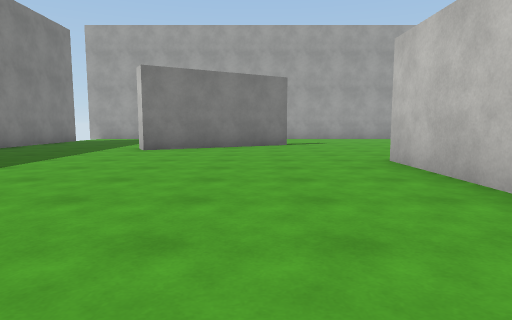
View 1 (above)

19 first-person views from a walk through a Unity game level. The camera is 1.2 m above the floor, tilts 6° down and sees 75° across. The floor is counted in squares, 2 m on a side. Each view is taken from the middle of a square. On the plan, view 1 faces up. The plan holds only what a view shows up to about 10 squares ahead; the rest is blank. The place goes on beyond the plan. The player is left out. Surface patterns are stand-ins for the level's own textures.

View 2
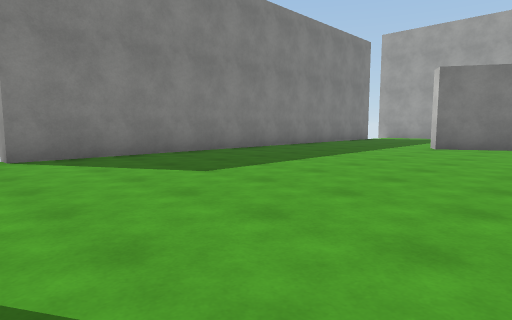

View 3
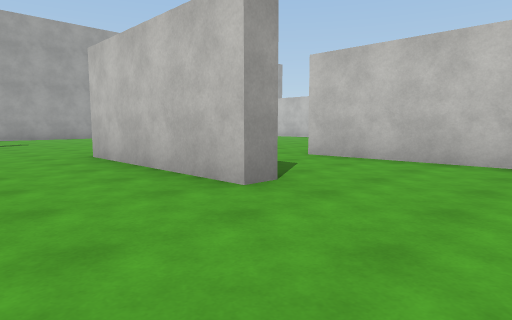

View 4
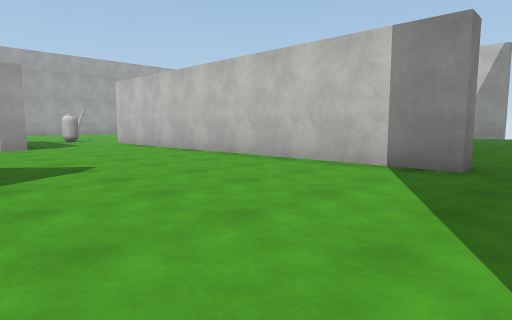

View 5
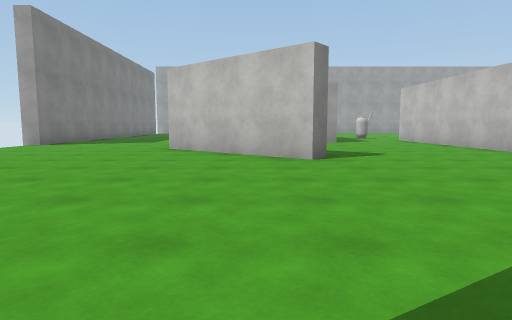

View 6
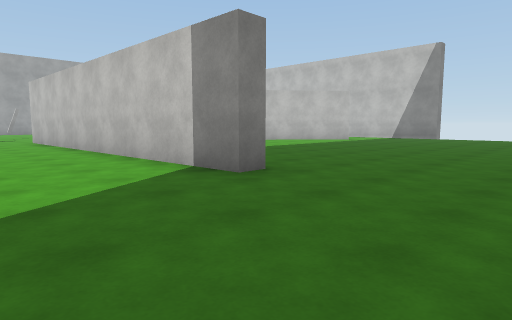

View 7
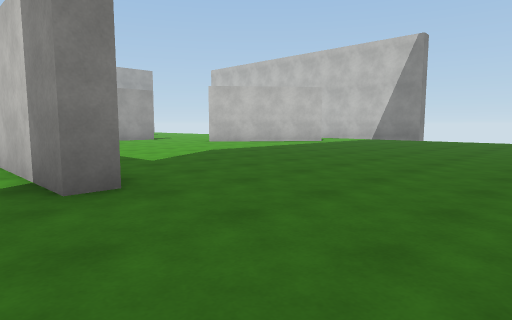

View 8
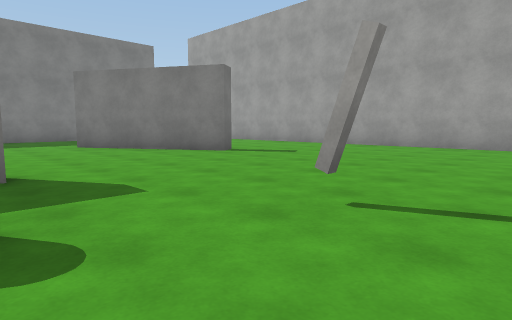

View 9
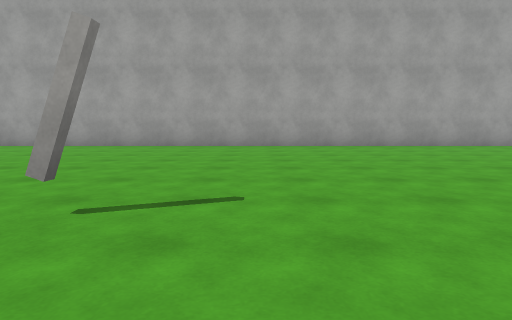

View 10
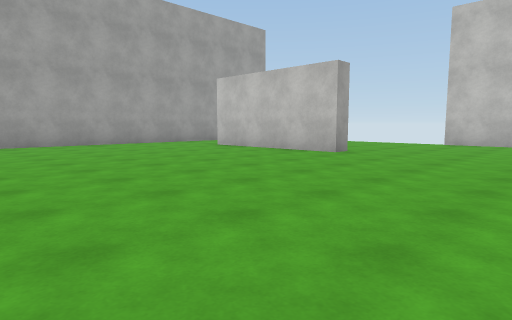

View 11
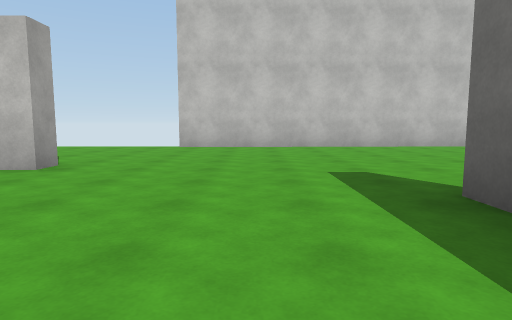

View 12
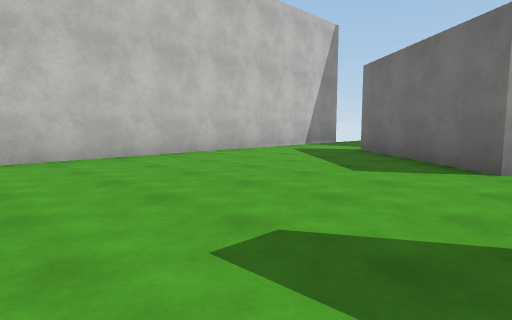

View 13
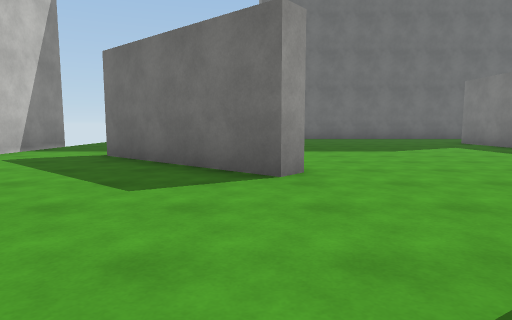

View 14
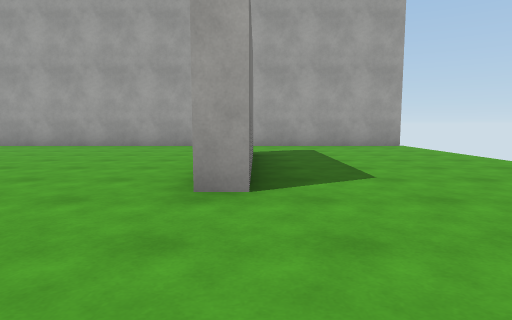

View 15
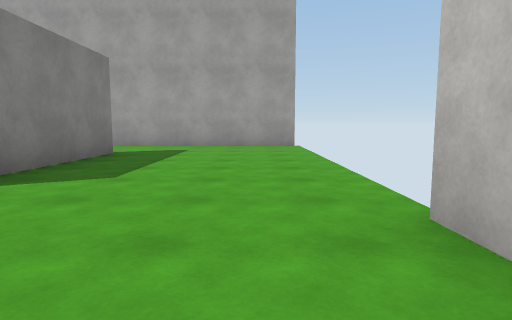

View 16
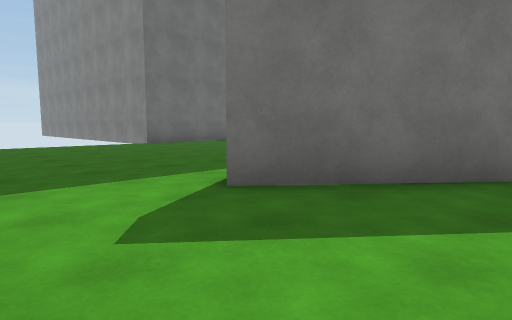

View 17
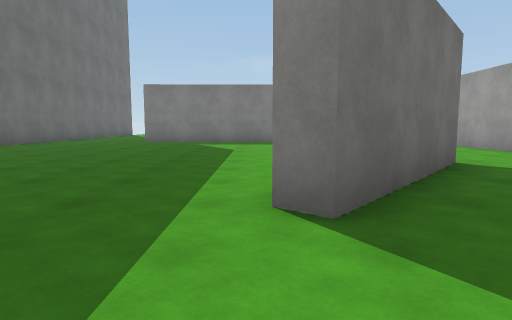

View 18
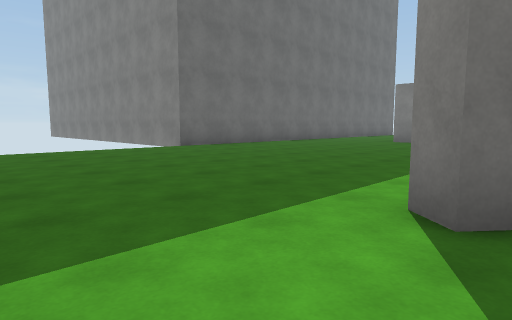

View 19
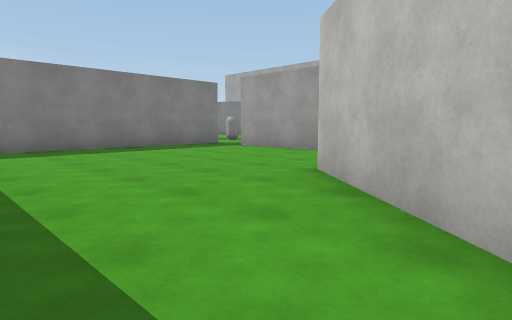

### Floor plan
Points are (right, up) in squares from view 1. A wall is a line through its corners. A room is listed if a view was taken in it or the views show most of it. See-through windows are left out.
Room 1 (views 1, 2, 3, 4, 5, 6, 7, 8, 9, 10, 11, 12, 13, 14, 15, 16, 17, 18, 19)
walls: (6.1, 1.5) (6.2, -2.9); (2.9, 1.4) (2.3, 1.4) (2.3, 5.6); (10.5, 2.8) (7.6, 2.8); (11.1, 3.2) (11.9, 3.2); (1.3, -3.8) (1, -4.2) (-2.2, -1.5); (6.2, -4.8) (6.3, -6.1); (6.4, -6.9) (5.8, -6.9) (5.6, 3.2); (0.6, 10.5) (0.9, 10) (-2.7, 7.9) (-3, 8.4); (14.9, -2.3) (12.4, -0.2) (12.7, 0.2) (15.9, -2.5) (15.6, -2.9); (-6.6, 6.7) (-6.4, -0.1); (7.9, -10.3) (8.5, -10.3); (13.9, 12.1) (13.9, 7.9) (13.4, 7.9) (13.4, 11.9); (-6.6, 10.1) (-6.6, 8.6); (12, -10.3) (12.7, -10.3) (12.7, -11); (18.4, -5.4) (18.1, 7.1); (18.1, 14.5) (-0.4, 14.5)
ways out: gap at (-7, 0); gap at (18, 15)

Positions as (right, up) in squares from view 1, and headings:
1: (0, 0), facing up
2: (0, -1), facing up-left
3: (0, -1), facing up-right
4: (1, -8), facing up-right
5: (0, -10), facing up
6: (3, -10), facing up-right
7: (5, -10), facing up-right
8: (7, 5), facing up-left
9: (7, 5), facing up
10: (7, 4), facing up-right
11: (9, 5), facing right
12: (12, 5), facing down-right
13: (13, 4), facing down
14: (14, 5), facing up
15: (17, 5), facing up
16: (18, 0), facing down-left
17: (18, -3), facing left
18: (18, -2), facing down-left
19: (15, -4), facing up-left
